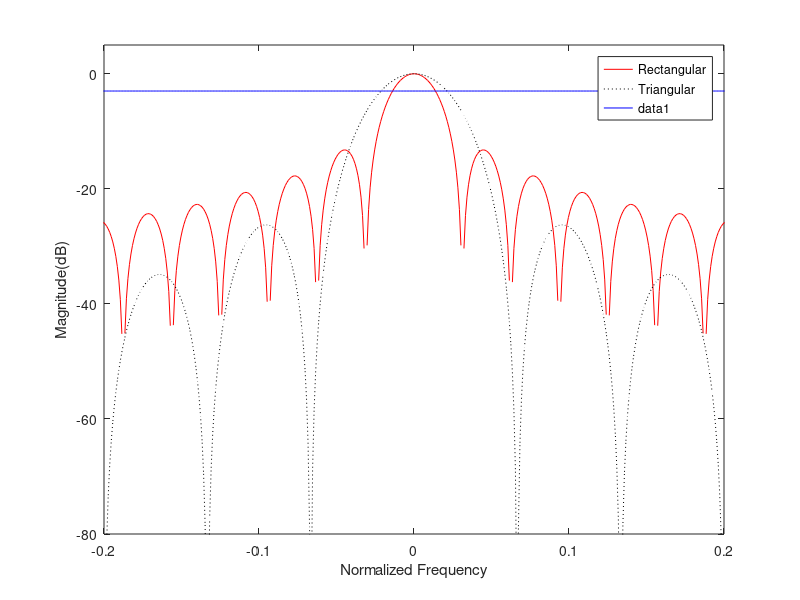

Write MATLAB code to recreate this figure. (Note: this script raises an error after producing the figure.)
N = 32;
N_tri = 31;
sample_number = 1024;

rectangular(1:N) = 1;

triangular = zeros(1,N_tri);
for n = 0 : N_tri -1    
    triangular(n+1) = ((N_tri-1)/2 - abs(n-(N_tri-1)/2))*2/(N_tri-1);
end

y_rec = abs(fftshift(fft(rectangular,sample_number)));
y_tri = abs(fftshift(fft(triangular,sample_number)));

mag_rec = 20*log10(y_rec / max(y_rec));
mag_tri = 20*log10(y_tri / max(y_tri));

plot((-sample_number/2:sample_number/2 - 1)/sample_number, mag_rec,'red');

hold on;
plot((-sample_number/2:sample_number/2 - 1)/sample_number, mag_tri,'black:');

legend('Rectangular','Triangular')
xlabel('Normalized Frequency');
ylabel('Magnitude(dB)')
axis([-0.2,0.2,-80,5])

hold on; %calculate lobe width
z((1:sample_number)) = -3;
plot((-sample_number/2:sample_number/2 - 1)/sample_number, z,'blue');
gtext('Y=-3 dB')

